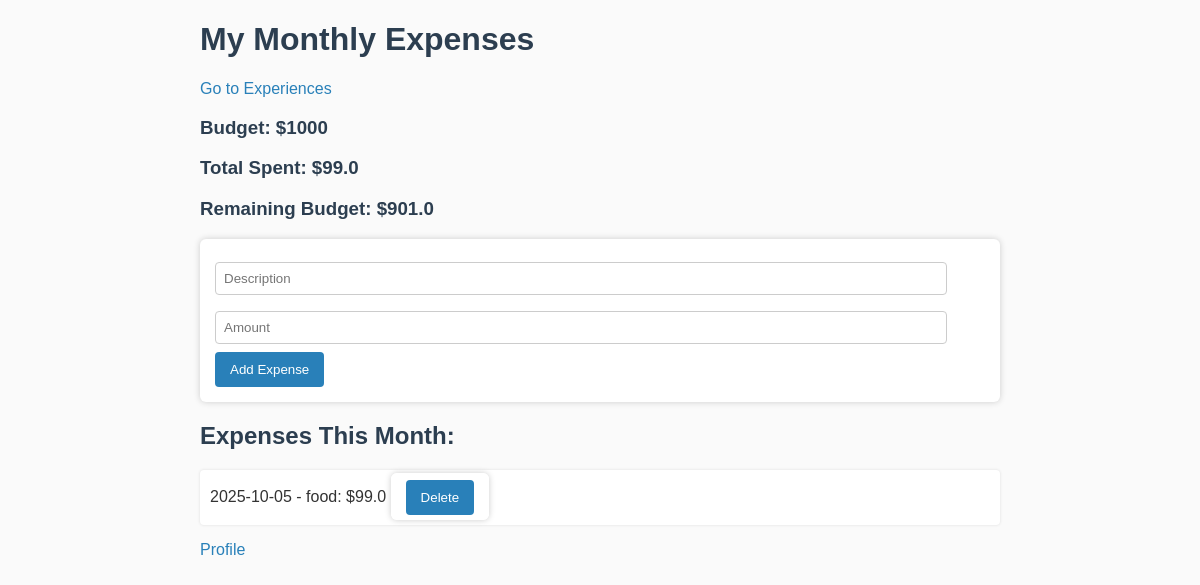
Page / (signed in) on the earlier database version.
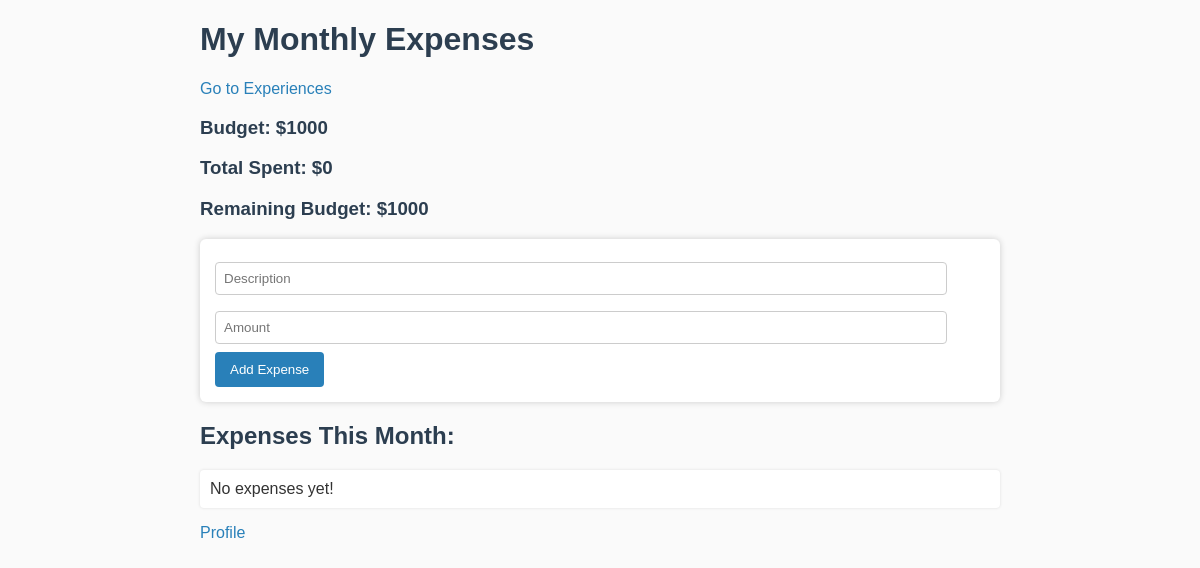
Same page on the later database version.
### app.py (models this page shows)
class Expense(db.Model):
    id = db.Column(db.Integer, primary_key=True)
    description = db.Column(db.String(100))
    amount = db.Column(db.Float)
    date = db.Column(db.Date)
    user_id = db.Column(db.Integer, db.ForeignKey('user.id'), nullable=False)

### app.py (the view)
@app.route('/')
@login_required
def home():
    budget = 1000  # Fixed monthly budget
    today = datetime.date.today()
    monthly_expenses = Expense.query.filter(
        Expense.user_id == current_user.id,
        Expense.date >= datetime.date(today.year, today.month, 1)
    ).all()
    total_spent = sum(e.amount for e in monthly_expenses)
    remaining_budget = budget - total_spent
    return render_template(
        'home.html',
        expenses=monthly_expenses,
        total_spent=total_spent,
        remaining_budget=remaining_budget
    )

### app.py (called while the page is built)
@login_manager.user_loader
def load_user(user_id):
    return User.query.get(int(user_id))

### templates/home.html (shortened to what this page needs)
<!DOCTYPE html>
<html>
<head>
    <link rel="stylesheet" href="{{ url_for('static', filename='styles.css') }}">
</head>
<body>
    <h1>My Monthly Expenses</h1>
    <p><a href="{{ url_for('experiences') }}">Go to Experiences</a></p>
    <h3>Budget: $1000</h3>
    <h3>Total Spent: ${{ total_spent }}</h3>
    <h3>Remaining Budget: ${{ remaining_budget }}</h3>
    <form action="{{ url_for('add_expense') }}" method="post">
        <input type="text" name="description" placeholder="Description" required>
        <input type="number" step="0.01" name="amount" placeholder="Amount" required>
        <button type="submit">Add Expense</button>
    </form>
    <h2>Expenses This Month:</h2>
    <ul>
        {% for expense in expenses %}
            <li>
                {{ expense.date }} - {{ expense.description }}: ${{ expense.amount }}
                <form action="{{ url_for('delete_expense', id=expense.id) }}" method="post" style="display:inline;">
                    <button type="submit">Delete</button>
                </form>
            </li>
        {% else %}
            <li>No expenses yet!</li>
        {% endfor %}
    </ul>
    <p><a href="{{ url_for('profile') }}">Profile</a></p>
<link rel="stylesheet" href="{{ url_for('static', filename='styles.css') }}">
</body>
</html>

### static/avatars/styles.css (style rules this page uses)
body { font-family: Arial, sans-serif; margin: 20px auto; max-width: 800px; background: #fafafa; color: #333; }
h1, h2, h3 { color: #2c3e50; }
a { color: #2980b9; text-decoration: none; }
form { margin-bottom: 20px; background: #fff; padding: 15px; border-radius: 6px; box-shadow: 0 0 6px #ccc; }
input[type=text], input[type=number], input[type=password], input[type=file] { width: 95%; padding: 8px; margin: 8px 0; box-sizing: border-box; border: 1px solid #ccc; border-radius: 4px; }
button { background-color: #2980b9; color: white; padding: 10px 15px; border: none; border-radius: 4px; cursor: pointer; }
ul { list-style-type: none; padding: 0; }
li { background: white; margin-bottom: 8px; padding: 10px; border-radius: 4px; box-shadow: 0 0 3px #ddd; }

Differences in the rows shown:
removed Expense: date "2025-10-05", description "food", amount "99.0"
Other differences:
{{ total_spent }}: "99.0" → "0"
{{ remaining_budget }}: "901.0" → "1000"
text now shown: "No expenses yet!"
